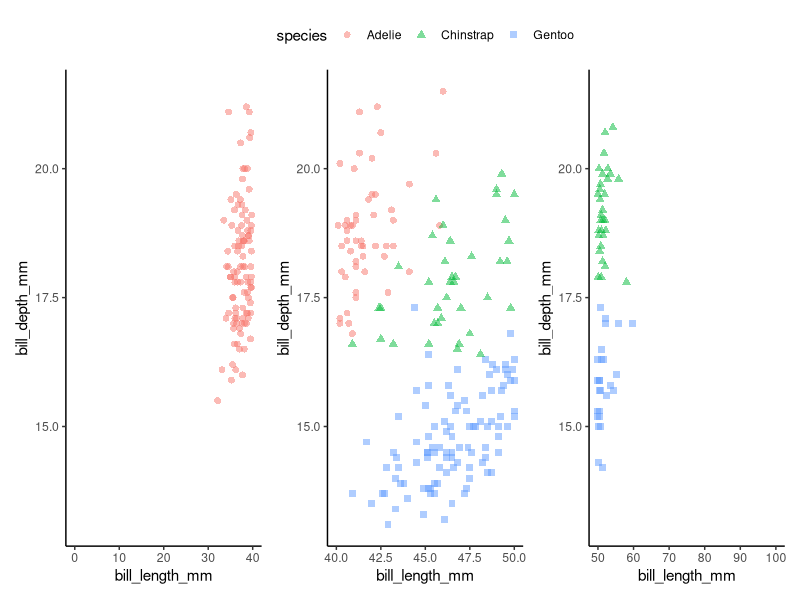
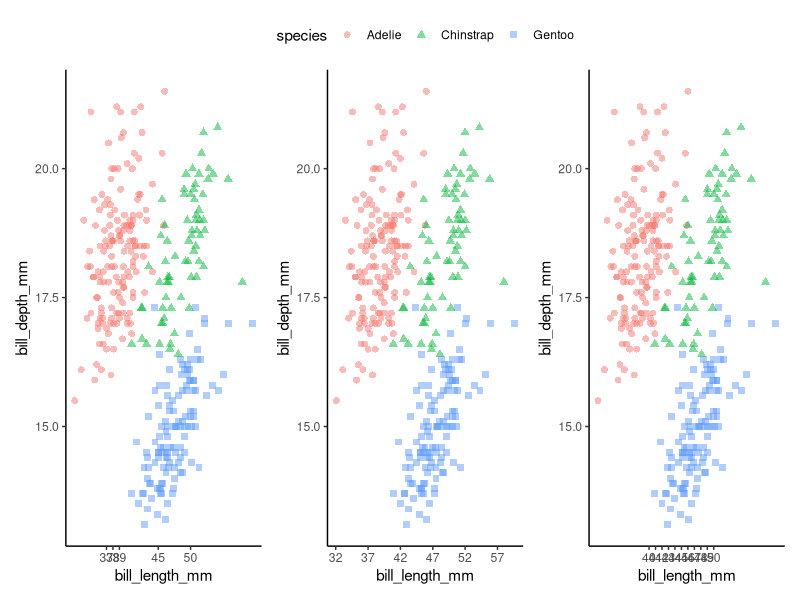
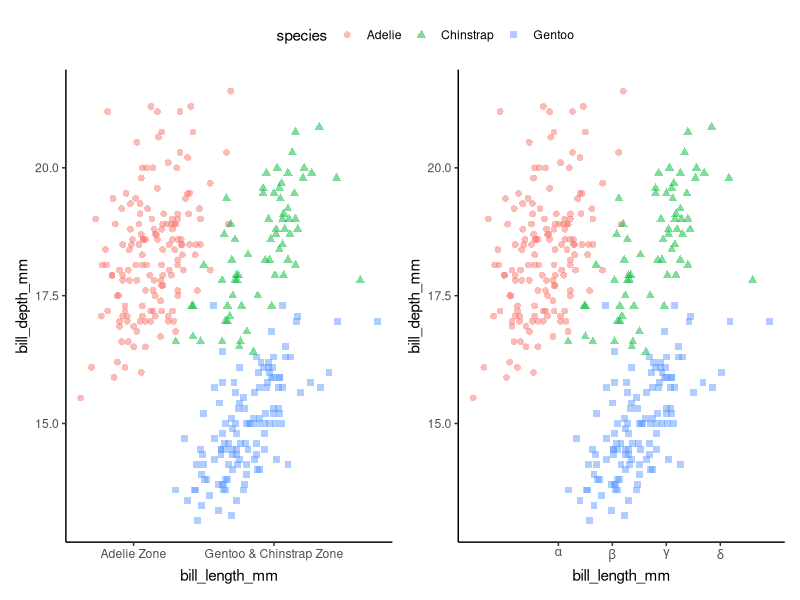
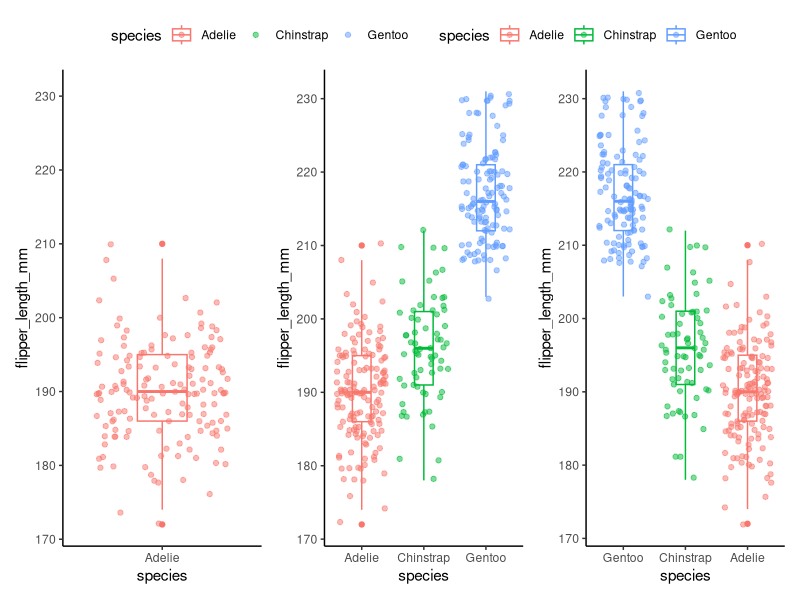
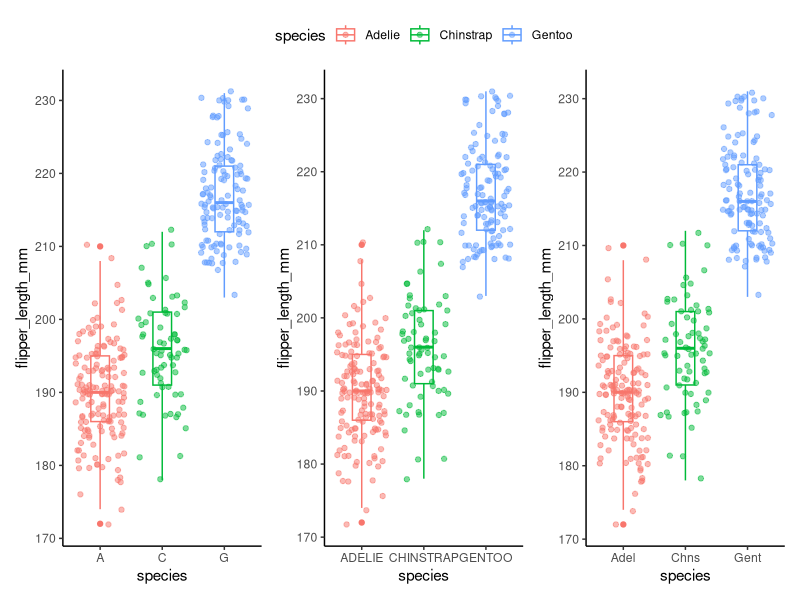
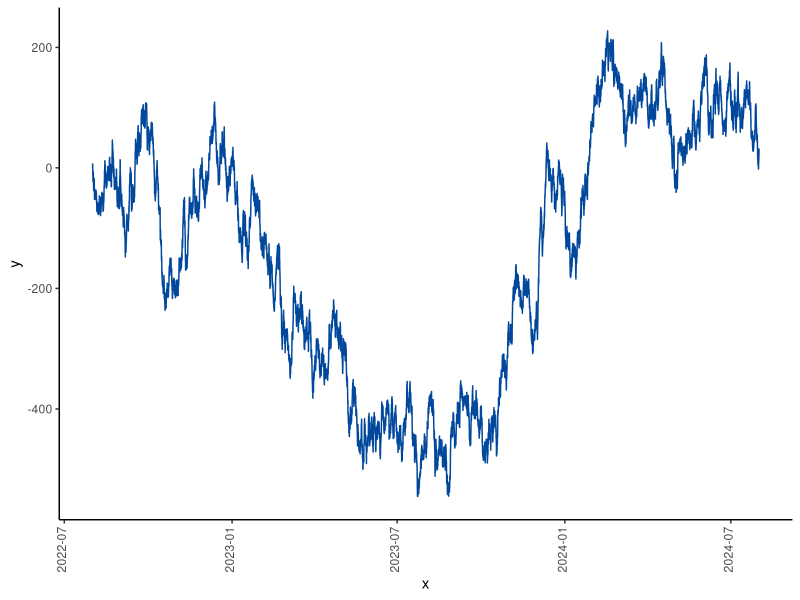
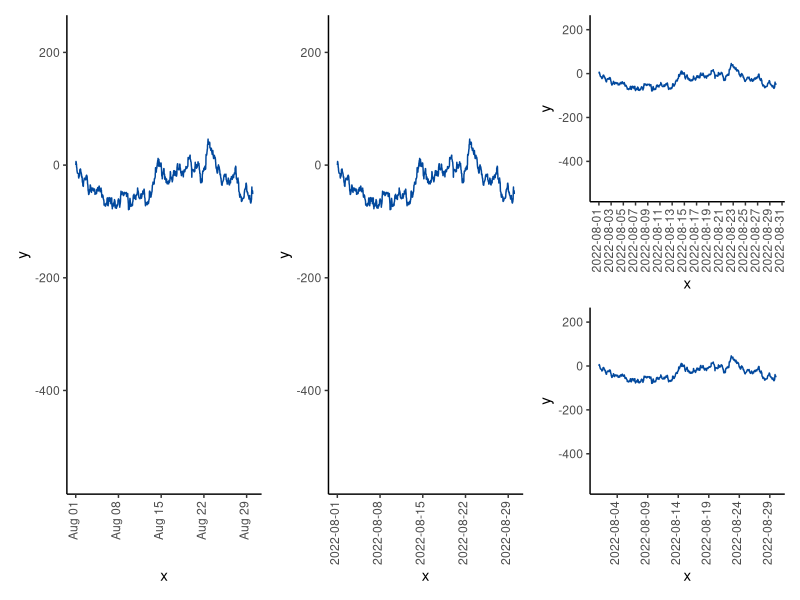
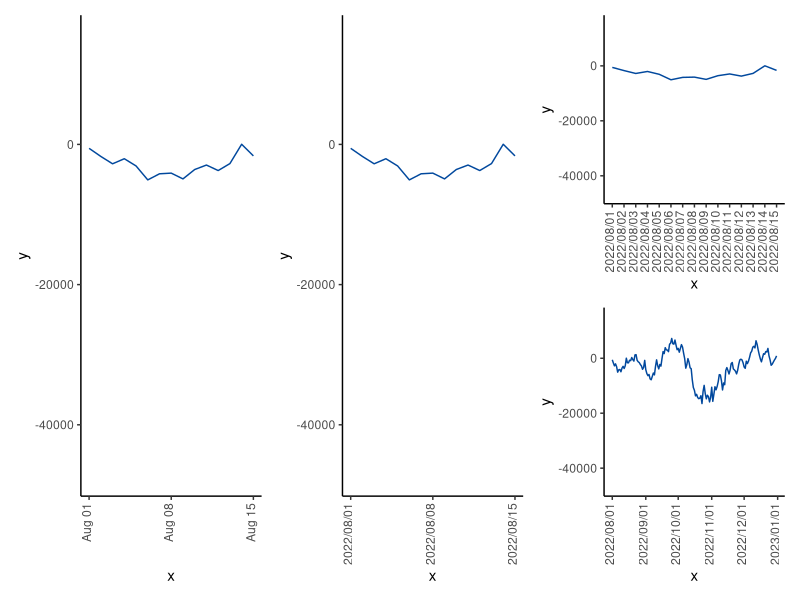

Here is the R script that generated these plots, in order:
## ---- chunk 1
knitr::opts_chunk$set(echo       = TRUE,
                      message    = FALSE,
                      warning    = FALSE,
                      out.width  = 800,
                      out.height = 600,
                      fig.align  = "center",
                      dev        = "ragg_png")
## ---- chunk 2
library(palmerpenguins)
library(tidyverse)
library(patchwork)
library(lubridate)
library(scales) 

n <- 50000
duration_days <- 365*2

set.seed(1989)
y <- arima.sim(
  n = n-1, # 1001できるので-1
  model = list(
    order = c(1,1,1),  # ARIMA(p,d,q)
    ar = c(0.5),       # arの強さ
    ma = c(0.5)        # maの強さ
    )　
)

# dplyr::filter(x >= as.POSIXct('2022-08-01 00:00:00') & x <= as.POSIXct('2022-08-01 23:59:59') or 
# dplyr::filter(x >= ymd_hms('2022-08-01 00:00:00') & x <= ymd_hms('2022-08-01 23:59:59') or 
log <- data.frame(
  x = ymd_hms("2022-08-01 00:00:00") +
        days(sample(0:duration_days, n, replace = TRUE)) +
        hours(sample(0:23, n, replace = TRUE)) +
        minutes(sample(0:59, n, replace = TRUE)) +
        seconds(sample(0:59, n, replace = TRUE))
  ) %>%
  arrange(x) %>% 
  bind_cols(y = y)

log2 <- log %>% 
  group_by(x=date(x)) %>% 
  summarise(y = sum(y)) %>% 
  ungroup()
## ---- chunk 3
p1 <- ggplot(penguins, aes(x = bill_length_mm, y = bill_depth_mm, group = species)) +
  geom_point(aes(color = species, shape = species), size = 2, alpha = 0.5)

p1a <- p1 + scale_x_continuous(limits = c( 0, 40))
p1b <- p1 + scale_x_continuous(limits = c(40, 50))
p1c <- p1 + scale_x_continuous(limits = c(50, 100))

((p1a + p1b + p1c) & theme_classic()) + 
  plot_layout(guides = 'collect') &
  theme(legend.position = 'top')
## ---- chunk 4
upr <- max(penguins$bill_length_mm, na.rm = TRUE)
lwr <- min(penguins$bill_length_mm, na.rm = TRUE)

p2a <- p1 + scale_x_continuous(breaks = c(37, 38, 39, 45, 50))
p2b <- p1 + scale_x_continuous(breaks = seq(floor(lwr), floor(upr), 5))
p2c <- p1 + scale_x_continuous(breaks = c(40:50))

((p2a + p2b + p2c) & theme_classic()) + 
  plot_layout(guides = 'collect') &
  theme(legend.position = 'top')
## ---- chunk 5
p3a <- p1 + scale_x_continuous(breaks = c(37, 50), labels = c('Adelie Zone', 'Gentoo & Chinstrap Zone'))
p3b <- p1 + scale_x_continuous(breaks = c(40, 45, 50, 55), labels = expression(alpha, beta, gamma, delta))

((p3a + p3b) & theme_classic()) + 
  plot_layout(guides = 'collect') &
  theme(legend.position = 'top')
## ---- chunk 6
p4 <- ggplot(penguins, aes(species, flipper_length_mm)) + 
  geom_boxplot(aes(col = species), width = 0.3) +
  geom_jitter(aes(col = species), alpha = 0.5)

p4a <- p4 + scale_x_discrete(limit = c('Adelie'))
p4b <- p4 ## default factor Levels: Adelie Chinstrap Gentoo
p4c <- p4 + scale_x_discrete(limit = c('Gentoo', 'Chinstrap', 'Adelie'))

((p4a + p4b + p4c) & theme_classic()) + 
  plot_layout(guides = 'collect') &
  theme(legend.position = 'top')
## ---- chunk 7
p5a <- p4 + scale_x_discrete(labels = c('Adelie' = 'A', 'Gentoo' = 'G', 'Chinstrap' = 'C'))
p5b <- p4 + scale_x_discrete(labels = c('Adelie' = 'ADELIE', 'Gentoo' = 'GENTOO', 'Chinstrap' = 'CHINSTRAP'))
p5c <- p4 + scale_x_discrete(labels = abbreviate)

((p5a + p5b + p5c) & theme_classic()) + 
  plot_layout(guides = 'collect') &
  theme(legend.position = 'top')
## ---- chunk 8
p6 <- ggplot(log, aes(x, y)) + 
  geom_line(col = "#01489D")
p6 & theme_classic() + theme(axis.text.x = element_text(angle = 90, vjust = 0.2, hjust=0.2))
## ---- chunk 9
p6a <- p6 + scale_x_datetime(limits = as.POSIXct(c('2022-08-01', '2022-08-30')))

p6b <- p6 + scale_x_datetime(limits = as.POSIXct(c('2022-08-01', '2022-08-30')),
                             date_labels = "%Y-%m-%d")

p6c <- p6 + scale_x_datetime(limits = as.POSIXct(c('2022-08-01', '2022-08-30')), 
                             breaks = seq(as.POSIXct('2022-08-01'), as.POSIXct('2022-08-31'), by = '2 days'),
                             date_labels = "%Y-%m-%d")

p6d <- p6 + scale_x_datetime(limits = as.POSIXct(c('2022-08-01', '2022-08-30')), 
                             breaks = date_breaks("5 day"),
                             date_labels = "%Y-%m-%d")

(p6a + p6b + p6c / p6d) & theme_classic() + theme(axis.text.x = element_text(angle = 90, vjust = 0.2, hjust=0.2))
## ---- chunk 10
p7 <- ggplot(log2, aes(x, y)) + 
  geom_line(col = "#01489D")

p7a <- p7 + scale_x_date(limits = c(as.Date("2022-08-1"), as.Date("2022-08-15")))

p7b <- p7 + scale_x_date(limits = c(as.Date("2022-08-1"), as.Date("2022-08-15")),
                         labels = date_format("%Y/%m/%d"))

p7c <- p7 + scale_x_date(limits = c(as.Date("2022-08-1"), as.Date("2022-08-15")),
                         labels = date_format("%Y/%m/%d"),
                         breaks = date_breaks("1 day"))

p7d <- p7 + scale_x_date(limits = c(as.Date("2022-08-1"), as.Date("2022-12-31")),
                         labels = date_format("%Y/%m/%d"),
                         breaks = "1 month", 
                         minor_breaks = "1 week")


(p7a + p7b + (p7c/p7d)) & theme_classic() + theme(axis.text.x = element_text(angle = 90, vjust = 0.2, hjust=0.2))
## ---- chunk 11
w <- data.frame(
  x = as.numeric(time(WWWusage)),
  y = as.numeric(WWWusage)
)

timeHM <- function(x){
  h <- floor(x/60)
  m <- floor(x %% 60)
  lab <- sprintf('%d:%02d',h,m)
  return(lab)
}

timeHM(c(0,10,30,60,90,120,3600,3600*24))
## ---- chunk 12
ggplot(w, aes(x, y)) + 
  geom_line() +
  scale_x_continuous(name = 'time',
                     breaks = seq(0, max(w$x), by = 5),
                     labels = timeHM) +
  theme_bw()

## ---- chunk 13
timeHMS <- function(x){
  h <- floor(x/3600)
  m <- floor((x/60) %% 60)
  s <- round(x %% 60)
  lab <- sprintf('%02d:%02d:%02d',h,m,s)
  lab <- sub('^00:', '', lab)
  lab <- sub('^0', '', lab)
  return(lab)
}

timeHMS(c(0,10,30,60,90,120,3600,3600*24))
